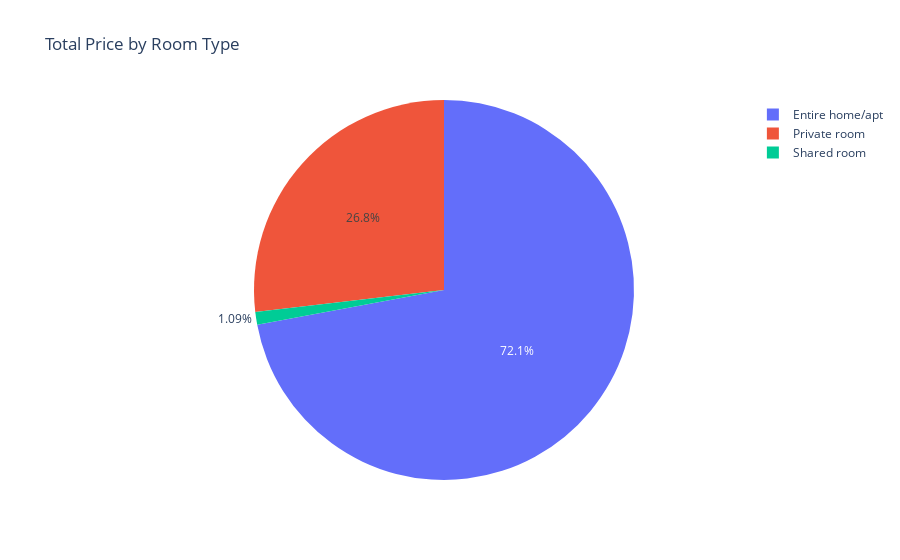

The code cell stored with this chart in its notebook:
### Markdown cell above
## Listenen ürünlerden beklenen gelir oranları

### Code cell
room_type_prices = df.groupby('room_type')["price"].sum().reset_index(name= "Price")

fig = px.pie(room_type_prices, values='Price', names='room_type', title='Total Price by Room Type')
fig.show()

### Figure 1 — Plotly figure (JSON) as saved in the notebook; plotly's stock layout.template omitted (floating-point values rounded to 4 significant figures)
{"data": [{"domain": {"x": [0, 1], "y": [0, 1]}, "hovertemplate": "room_type=%{label}<br>Price=%{value}<extra></extra>", "labels": ["Entire home/apt", "Private room", "Shared room"], "legendgroup": "", "name": "", "showlegend": true, "values": [5381480, 2004450, 81348], "type": "pie"}], "layout": {"legend": {"tracegroupgap": 0}, "title": {"text": "Total Price by Room Type"}}}
